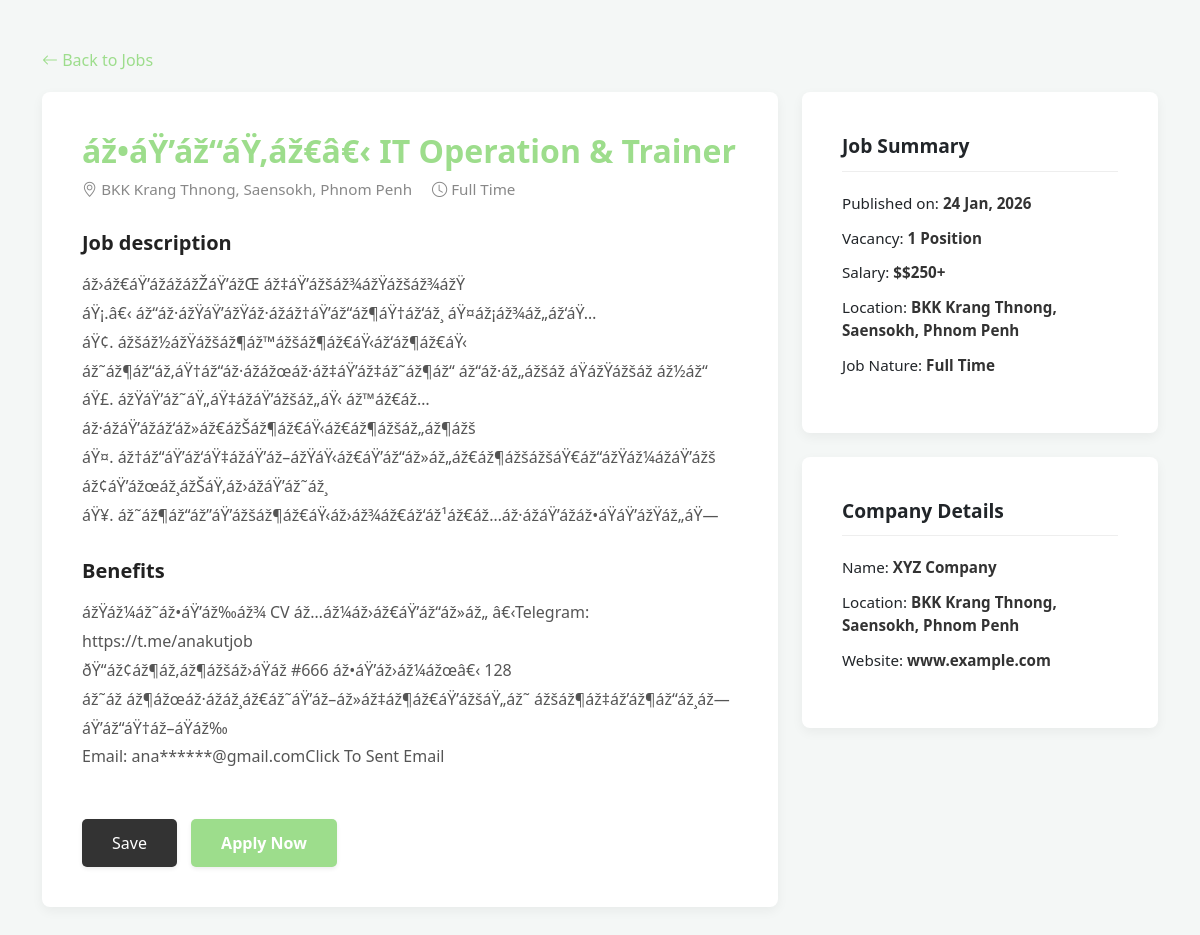
/job_detail.php?id=15, run on the app's committed database.
### tables this page shows
CREATE TABLE `jobs` (
  `id` int(11) NOT NULL,
  `title` varchar(255) NOT NULL,
  `category` varchar(100) NOT NULL,
  `job_nature` varchar(50) NOT NULL,
  `vacancy` int(11) NOT NULL,
  `salary` varchar(100) DEFAULT NULL,
  `location` varchar(255) NOT NULL,
  `job_type` varchar(50) DEFAULT 'Full Time',
  `description` text NOT NULL,
  `benefits` text,
  `image` varchar(255) DEFAULT NULL,
  `created_at` timestamp NOT NULL DEFAULT CURRENT_TIMESTAMP
);

### job_detail.php (the view, shortened to what this page needs)
<?php
require_once 'config/db.php';
$job_id = isset($_GET['id']) ? intval($_GET['id']) : 0;
$job = null;
if ($job_id > 0) {
    $query = "SELECT * FROM jobs WHERE id = $job_id";
    $result = mysqli_query($conn, $query);
    $job = mysqli_fetch_assoc($result);
}
?>
<!DOCTYPE html>
<html lang="en">
<head>
    <link href="https://cdn.jsdelivr.net/npm/bootstrap@5.3.0/dist/css/bootstrap.min.css" rel="stylesheet">
    <link rel="stylesheet" href="https://cdn.jsdelivr.net/npm/bootstrap-icons@1.11.0/font/bootstrap-icons.css">
</head>
<body>
<div class="container py-5">
    <a href="find_job.php" class="back-link"><i class="bi bi-arrow-left"></i> Back to Jobs</a>
    <div class="row">
        <div class="col-lg-8">
            <div class="main-card">
                <h1 class="job-title-header"><?php echo htmlspecialchars($job['title']); ?></h1>
                <div class="meta-info">
                    <i class="bi bi-geo-alt"></i> <?php echo htmlspecialchars($job['location']); ?>
                    <span class="ms-3"><i class="bi bi-clock"></i> <?php echo htmlspecialchars($job['job_nature']); ?></span>
                </div>
                <h5 class="section-title">Job description</h5>
                <div class="content-body">
                    <?php echo nl2br(htmlspecialchars($job['description'])); ?>
                </div>
                <h5 class="section-title">Benefits</h5>
                <div class="content-body">
                    <?php echo nl2br(htmlspecialchars($job['benefits'])); ?>
                </div>
                <div class="mt-5">
                    <button class="btn btn-save shadow-sm">Save</button>
                    <button id="applyBtn" class="btn btn-apply shadow-sm" onclick="applyForJob(<?php echo $job_id; ?>)">
                        Apply Now
                    </button>
                </div>
            </div>
        </div>
        <div class="col-lg-4">
            <div class="side-card mb-4">
                <div class="sidebar-title">Job Summary</div>
                <ul class="summary-list">
                    <li>Published on: <b><?php echo date('d M, Y', strtotime($job['created_at'])); ?></b></li>
                    <li>Vacancy: <b><?php echo htmlspecialchars($job['vacancy']); ?> Position</b></li>
                    <li>Salary: <b>$<?php echo htmlspecialchars($job['salary']); ?></b></li>
                    <li>Location: <b><?php echo htmlspecialchars($job['location']); ?></b></li>
                    <li>Job Nature: <b><?php echo htmlspecialchars($job['job_nature']); ?></b></li>
                </ul>
            </div>
            <div class="side-card">
                <div class="sidebar-title">Company Details</div>
                <ul class="summary-list">
                    <li>Name: <b>XYZ Company</b></li>
                    <li>Location: <b><?php echo htmlspecialchars($job['location']); ?></b></li>
                    <li>Website: <b>www.example.com</b></li>
                </ul>
            </div>
        </div>
    </div>
</div>
</body>
</html>

### job_detail.php (style rules this page uses)
body { background-color: #f4f7f6; font-family: 'Segoe UI', Tahoma, Geneva, Verdana, sans-serif; }
.back-link { color: #9ddd8c; text-decoration: none; font-weight: 500; display: inline-block; margin-bottom: 20px; }
.main-card, .side-card { background: #fff; border: none; border-radius: 8px; box-shadow: 0 4px 12px rgba(0,0,0,0.05); padding: 40px; }
.job-title-header { color: #9ddd8c; font-weight: 700; font-size: 2rem; }
.meta-info { color: #888; font-size: 0.95rem; margin-bottom: 30px; }
.section-title { font-weight: 700; color: #222; margin-top: 30px; margin-bottom: 15px; }
.content-body { color: #555; line-height: 1.8; }
.sidebar-title { font-weight: 700; font-size: 1.2rem; border-bottom: 1px solid #eee; padding-bottom: 10px; margin-bottom: 20px; }
.summary-list { list-style: none; padding: 0; }
.summary-list li { margin-bottom: 12px; font-size: 0.95rem; }
.summary-list b { color: #333; font-weight: 600; }
.btn-apply { background-color: #9ddd8c; color: white; padding: 12px 30px; border: none; border-radius: 5px; font-weight: 600; }
.btn-save { background-color: #333; color: white; padding: 12px 30px; border-radius: 5px; margin-right: 10px; border: none; }

### data on the page
jobs: title "áž•áŸ’áž“áŸ‚áž€â€‹ IT Operation & Trainer", location "BKK Krang Thnong, Saensokh, Phnom Penh", job_nature "Full Time", description "áž›áž€áŸ’ážážážŽáŸ’ážŒ áž‡áŸ’ážšáž¾ážŸážšáž¾ážŸ áŸ¡.â€‹ áž“áž·ážŸáŸ’ážŸáž·ážáž†áŸ’áž“áž¶áŸ†áž‘áž¸ áŸ¤áž¡áž¾áž„áž‘áŸ… áŸ¢. ážšáž½ážŸážšáž¶áž™ážšáž¶áž€áŸ‹áž‘áž¶áž€áŸ‹ áž˜áž¶áž“áž‚áŸ†áž“áž·ážážœáž·áž‡áŸ’áž‡áž˜áž¶áž“ áž“áž·áž„ážšáž áŸážŸážšáž áž½áž“ áŸ£. ážŸáŸ’áž˜áŸ„áŸ‡ážáŸ’ážšáž„áŸ‹ áž™áž€áž…áž·ážáŸ’ážáž‘áž»áž€ážŠáž¶áž€áŸ‹áž€áž¶ážšáž„áž¶ážš áŸ¤. áž†áž“áŸ’áž‘áŸ‡ážáŸ’áž–ážŸáŸ‹áž€áŸ’áž“áž»áž„áž€áž¶ážšážšáŸ€áž“ážŸáž¼ážáŸ’ážš áž¢áŸ’ážœáž¸ážŠáŸ‚áž›ážáŸ’áž˜áž¸ áŸ¥. áž˜áž¶áž“áž”áŸ’ážšáž¶áž€áŸ‹áž›áž¾áž€áž‘áž¹áž€áž…áž·ážáŸ’ážáž•áŸáŸ’ážŸáž„áŸ—", benefits "ážŸáž¼áž˜áž•áŸ’áž‰áž¾ CV áž…áž¼áž›áž€áŸ’áž“áž»áž„ â€‹Telegram: https://t.me/anakutjob ðŸ“áž¢áž¶áž‚áž¶ážšáž›áŸáž #666 áž•áŸ’áž›áž¼ážœâ€‹ 128 áž˜áž áž¶ážœáž·ážáž¸áž€áž˜áŸ’áž–áž»áž‡áž¶áž€áŸ’ážšáŸ„áž˜ ážšáž¶áž‡áž’áž¶áž“áž¸áž—áŸ’áž“áŸ†áž–áŸáž‰ Email: ana******@gmail.comClick To Sent Email", created_at "24 Jan, 2026", vacancy "1", salary "$250+"
